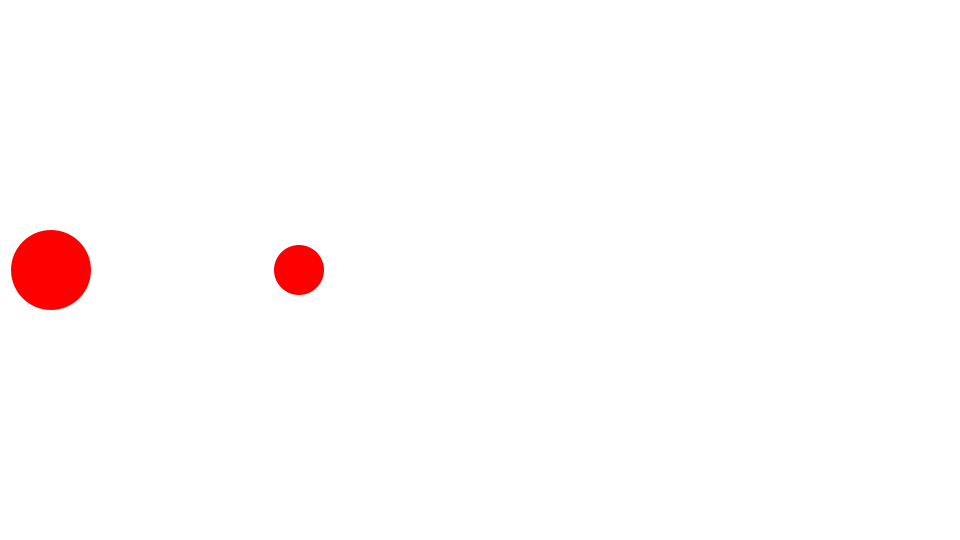
Frame 1 (no input)
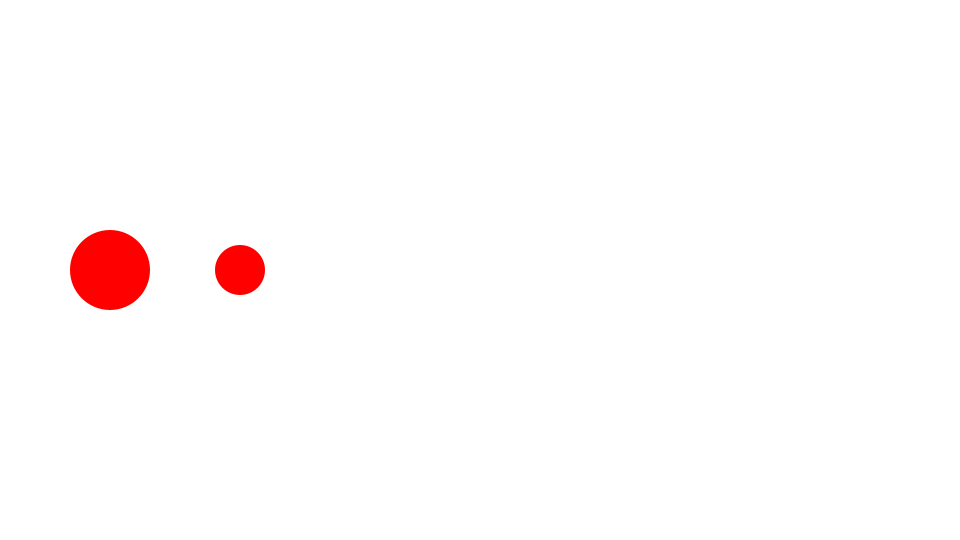
Frame 60 (the mouse pressed at the canvas centre just before this capture)
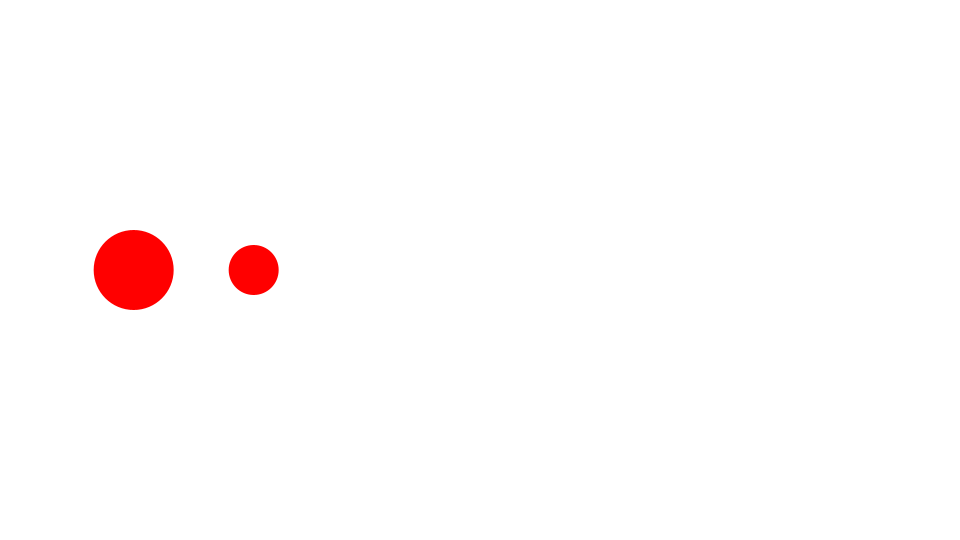
Frame 120 (the mouse held since frame 60 and released just before this capture)

The Processing sketch that drew these frames (run headless with seeded random() and noise(); from frame 60 on, the mouse is pressed at the canvas centre):

// Processing sketch: Billiard1
// ── Billiard1.pde
Ball ball0;
Ball ball1;

void setup() {
  size(960, 540);
  frameRate(30);
  initialize();
}

void initialize() {
  smooth();
  noStroke();

  ball0 = new Ball(40);
  ball0.mass = 2;
  ball0.x = 50;
  ball0.y = height / 2;
  ball0.vx = 1;
  ball0.setFillColor(color(255, 0, 0));
  
  ball1 = new Ball(25);
  ball1.mass = 1;
  ball1.x = 300;
  ball1.y = height / 2;
  ball1.vx = -1;
  ball1.setFillColor(color(255, 0, 0));
}

void draw() {
  background(255);
  
  ball0.x += ball0.vx;
  ball1.x += ball1.vx;
  float dist = ball1.x - ball0.x;
  if(abs(dist) < ball0.radius + ball1.radius) {
    float vx0Final = ((ball0.mass - ball1.mass) * ball0.vx + 2 * ball1.mass * ball1.vx) / (ball0.mass + ball1.mass);
    float vx1Final = ((ball1.mass - ball0.mass) * ball1.vx + 2 * ball0.mass * ball0.vx) / (ball0.mass + ball1.mass);
    ball0.vx = vx0Final;
    ball1.vx = vx1Final;
    ball0.x += ball0.vx;
    ball1.x += ball1.vx;
  }
  ball0.update();
  ball1.update();  
}

////////////////////////////////

class Ball extends Sprite {
  float radius;
  float vx, vy;
  float mass = 1;
  
  Ball(float radius){
    super();
    this.radius = radius;
  }
  
  void draw(){
    if(dist(mouseX, mouseY, x, y) < radius) {
      isRollOver = true;
    }else{
      isRollOver = false;
    }
    ellipse(0, 0, radius*2, radius*2);
  }
}

////////////////////////////////

class Sprite extends Object {
  float x, y;
  float scaleX, scaleY;
  float width, height;
  float rotation;
  boolean visible;
  color strokeColor;
  color fillColor;
  Boolean isStroke;
  Boolean isFill;
  Boolean isRollOver;
  Boolean locked;
  float xoff, yoff;
 
  Sprite() {
    super();
    scaleX = 1.0;
    scaleY = 1.0;
    strokeColor = color(0);
    fillColor = color(0);
    isStroke = false;
    isFill = false;
    isRollOver = false;
    locked = false;
    visible = true;
  }
  
  void update() {
    if(! visible) return;
    pushMatrix();
    if(locked){
      x = mouseX - xoff;
      y = mouseY - yoff;
    }  
    translate(x, y);
    scale(scaleX, scaleY);
    rotate(rotation * PI / 180.0);
    if(isStroke) stroke(strokeColor);
    if(isFill) fill(fillColor);
    draw();
    popMatrix();
  }
  
  void setStrokeColor(color strokeColor) {
    this.strokeColor = strokeColor;
    isStroke = true;
  }
  
  void setFillColor(color fillColor) {
    this.fillColor = fillColor;
    isFill = true;
  }
  
  void startDrag() {
    if(isRollOver){
      locked = true;
      xoff = mouseX - x;
      yoff = mouseY - y;
    }
  }
  
  void stopDrag() {
    locked = false;
  }
  
  void draw() {}
}

////////////////////////////////

class Point extends Object {
  float x, y;
  
  Point(float x, float y) {
    super();
    this.x = x;
    this.y = y;
  }
}

////////////////////////////////

class Object {
  Object() {}
}
